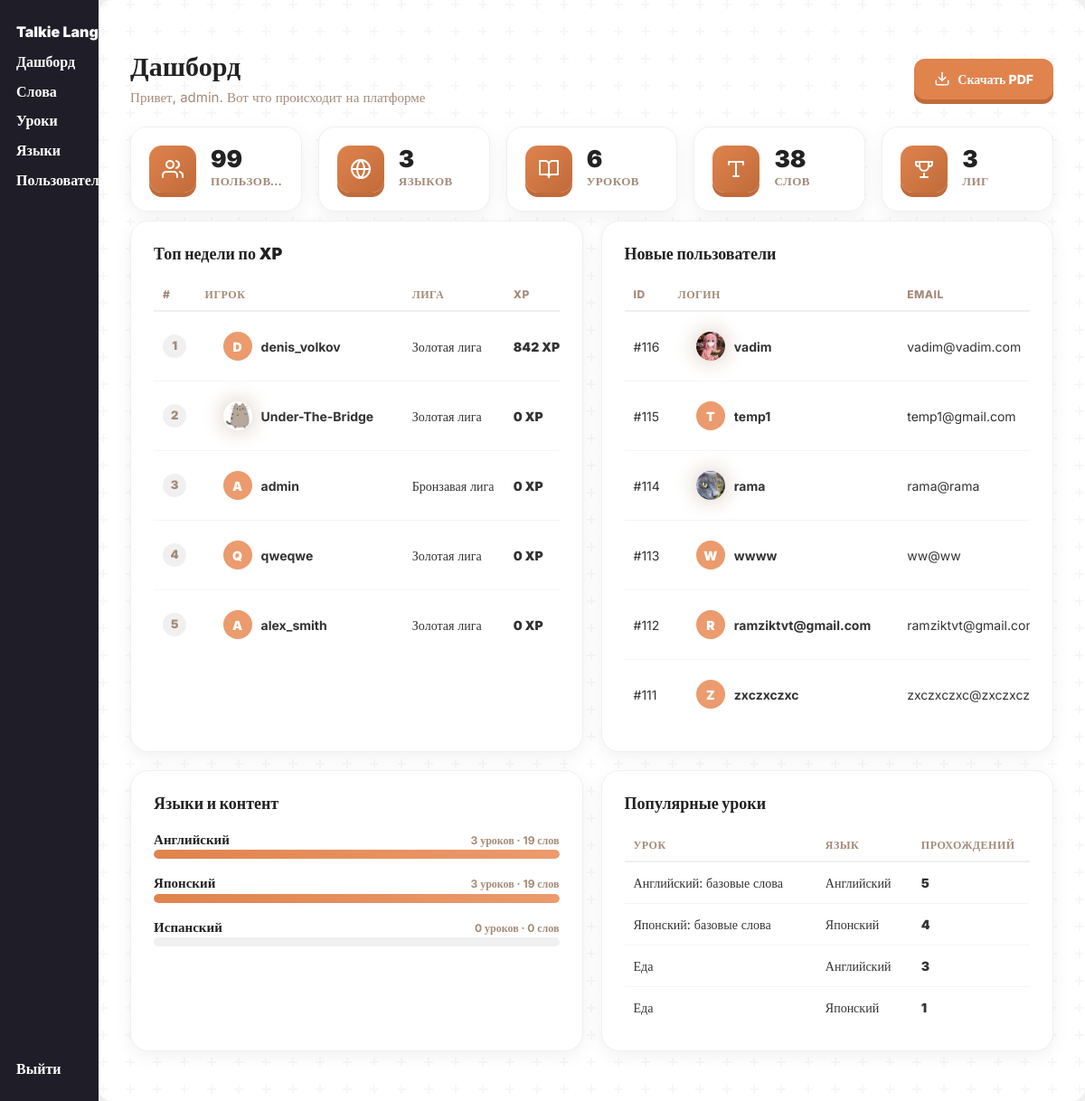
Page /admin (signed in) on the earlier database version.
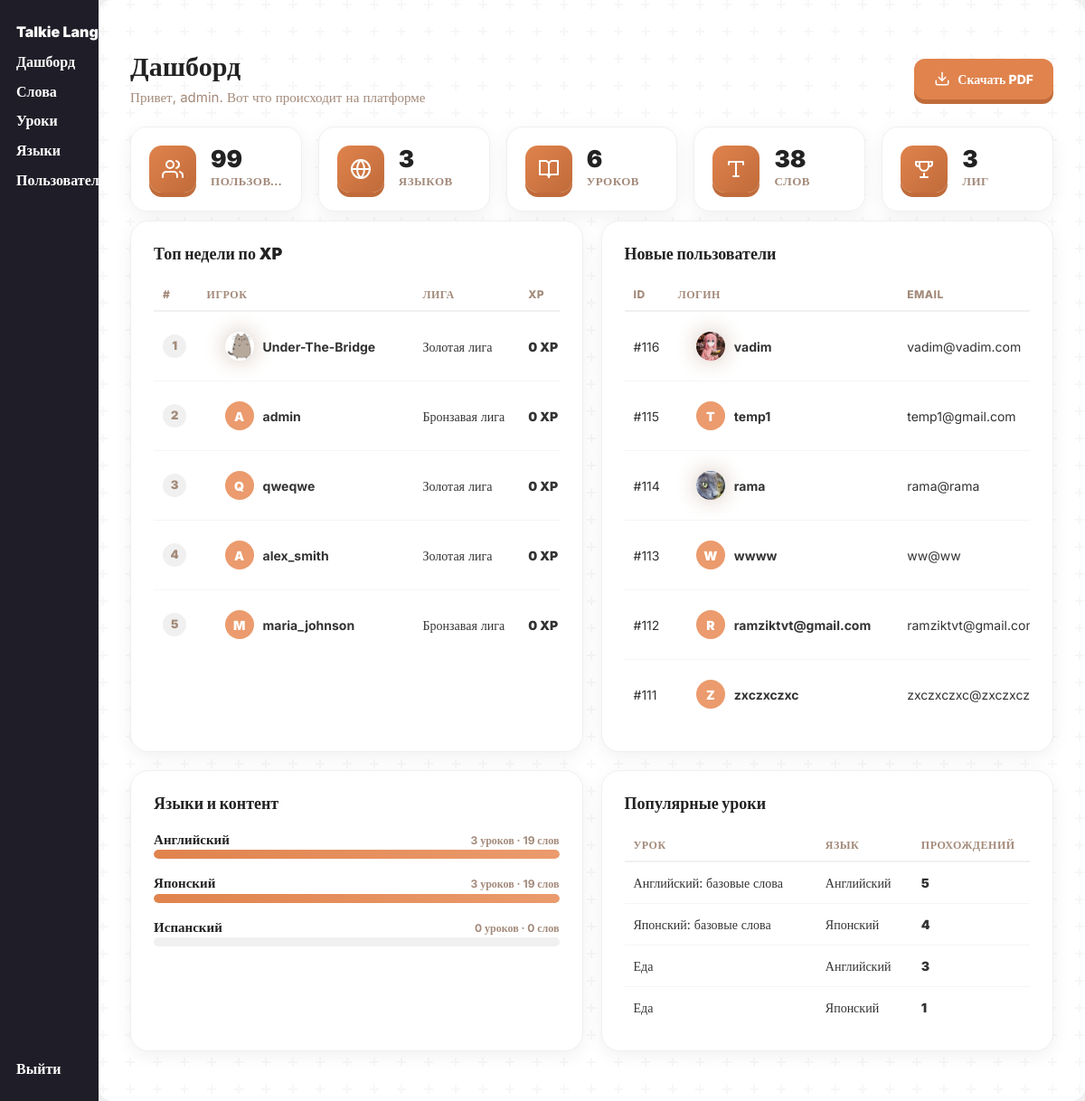
Same page on the later database version.
### tables this page shows
CREATE TABLE `users` (
  `user_id` int(11) NOT NULL,
  `user_login` text NOT NULL,
  `user_email` text NOT NULL,
  `user_password` text NOT NULL,
  `user_pfp` text DEFAULT NULL,
  `user_role` enum('user','admin') NOT NULL DEFAULT 'user',
  `user_banned` tinyint(1) NOT NULL DEFAULT 0,
  `user_weekly_xp` int(11) NOT NULL DEFAULT 0,
  `user_league` int(11) NOT NULL DEFAULT 1
);

CREATE TABLE `leagues` (
  `league_id` int(11) NOT NULL,
  `league_name` text NOT NULL
);

CREATE TABLE `langs` (
  `lang_id` int(11) NOT NULL,
  `lang_name` text NOT NULL
);

### connection-db.php (called while the page is built, shortened)
<?php
$conn = mysqli_connect("localhost","root","","Lang");
if(isset($_SESSION["id"])){
    $id = $_SESSION["id"];
    $user = mysqli_fetch_assoc(mysqli_query($conn, "select * from users join leagues on leagues.league_id = users.user_league where user_id = $id"));
}

### admin/index.php (the view, shortened to what this page needs)
<?php
require "../connection-db.php";
$totalUsers   = mysqli_fetch_assoc(mysqli_query($conn, "SELECT COUNT(*) AS c FROM users"))["c"];
$totalLangs   = mysqli_fetch_assoc(mysqli_query($conn, "SELECT COUNT(*) AS c FROM langs"))["c"];
$totalLessons = mysqli_fetch_assoc(mysqli_query($conn, "SELECT COUNT(*) AS c FROM lesson"))["c"];
$totalWords   = mysqli_fetch_assoc(mysqli_query($conn, "SELECT COUNT(*) AS c FROM words"))["c"];
$totalLeagues = mysqli_fetch_assoc(mysqli_query($conn, "SELECT COUNT(*) AS c FROM leagues"))["c"];
$topUsersQ = mysqli_query($conn, "
    SELECT u.user_login, u.user_pfp, u.user_weekly_xp, l.league_name
    FROM users u
    LEFT JOIN leagues l ON l.league_id = u.user_league
    ORDER BY u.user_weekly_xp DESC
    LIMIT 5
");
$recentUsersQ = mysqli_query($conn, "
    SELECT user_id, user_login, user_email, user_pfp, user_role
    FROM users
    ORDER BY user_id DESC
    LIMIT 6
");
$langsQ = mysqli_query($conn, "
    SELECT lg.lang_id, lg.lang_name,
           (SELECT COUNT(*) FROM lesson WHERE lesson_language = lg.lang_id) AS lessons_count,
           (SELECT COUNT(*) FROM words WHERE lang_id = lg.lang_id) AS words_count
    FROM langs lg
    ORDER BY lg.lang_id
");
$popularLessonsQ = mysqli_query($conn, "
    SELECT l.lesson_name, lg.lang_name, COUNT(cl.id) AS passes
    FROM completed_lessons cl
    JOIN lesson l ON l.lesson_id = cl.lesson_id
    LEFT JOIN langs lg ON lg.lang_id = l.lesson_language
    GROUP BY l.lesson_id
    ORDER BY passes DESC
    LIMIT 5
");
$maxLangWords = 1;
$langsData = [];
while ($row = mysqli_fetch_assoc($langsQ)) {
    $langsData[] = $row;
    if ($row['words_count'] > $maxLangWords) $maxLangWords = $row['words_count'];
}
?>
<!DOCTYPE html>
<html lang="en">
<?php include "../components/head-admin.php"; ?>
<body>
    <?php include "../components/header-admin.php"; ?>
    <main class="container">
        <div class="dash-header">
            <div>
                <h1 class="dash-title">Дашборд</h1>
                <p class="dash-subtitle">Привет, <?= htmlspecialchars($user["user_login"] ?? "админ") ?>. Вот что происходит на платформе</p>
            </div>
            <button id="export-pdf" class="export-btn" type="button">
                <svg width="18" height="18" viewBox="0 0 24 24" fill="none" stroke="currentColor" stroke-width="2" stroke-linecap="round" stroke-linejoin="round"><path d="M21 15v4a2 2 0 0 1-2 2H5a2 2 0 0 1-2-2v-4"/><polyline points="7 10 12 15 17 10"/><line x1="12" y1="15" x2="12" y2="3"/></svg>
                Скачать PDF
            </button>
        </div>
        <div id="dashboard-content">
        <div class="stats-grid">
            <div class="stat-box">
                <div class="stat-icon">
                    <svg width="24" height="24" viewBox="0 0 24 24" fill="none" stroke="white" stroke-width="2" stroke-linecap="round" stroke-linejoin="round"><path d="M17 21v-2a4 4 0 0 0-4-4H5a4 4 0 0 0-4 4v2"/><circle cx="9" cy="7" r="4"/><path d="M23 21v-2a4 4 0 0 0-3-3.87"/><path d="M16 3.13a4 4 0 0 1 0 7.75"/></svg>
                </div>
                <div>
                    <div class="stat-num"><?= $totalUsers ?></div>
                    <div class="stat-lbl">Пользователей</div>
                </div>
            </div>
            <div class="stat-box">
                <div class="stat-icon">
                    <svg width="24" height="24" viewBox="0 0 24 24" fill="none" stroke="white" stroke-width="2" stroke-linecap="round" stroke-linejoin="round"><circle cx="12" cy="12" r="10"/><line x1="2" y1="12" x2="22" y2="12"/><path d="M12 2a15.3 15.3 0 0 1 4 10 15.3 15.3 0 0 1-4 10 15.3 15.3 0 0 1-4-10 15.3 15.3 0 0 1 4-10z"/></svg>
                </div>
                <div>
                    <div class="stat-num"><?= $totalLangs ?></div>
                    <div class="stat-lbl">Языков</div>
                </div>
            </div>
            <div class="stat-box">
                <div class="stat-icon">
                    <svg width="24" height="24" viewBox="0 0 24 24" fill="none" stroke="white" stroke-width="2" stroke-linecap="round" stroke-linejoin="round"><path d="M2 3h6a4 4 0 0 1 4 4v14a3 3 0 0 0-3-3H2z"/><path d="M22 3h-6a4 4 0 0 0-4 4v14a3 3 0 0 1 3-3h7z"/></svg>
                </div>
                <div>
                    <div class="stat-num"><?= $totalLessons ?></div>
                    <div class="stat-lbl">Уроков</div>
                </div>
            </div>
            <div class="stat-box">
                <div class="stat-icon">
                    <svg width="24" height="24" viewBox="0 0 24 24" fill="none" stroke="white" stroke-width="2" stroke-linecap="round" stroke-linejoin="round"><polyline points="4 7 4 4 20 4 20 7"/><line x1="9" y1="20" x2="15" y2="20"/><line x1="12" y1="4" x2="12" y2="20"/></svg>
                </div>
                <div>
                    <div class="stat-num"><?= $totalWords ?></div>
                    <div class="stat-lbl">Слов</div>
                </div>
            </div>
            <div class="stat-box">
                <div class="stat-icon">
                    <svg width="24" height="24" viewBox="0 0 24 24" fill="none" stroke="white" stroke-width="2" stroke-linecap="round" stroke-linejoin="round"><path d="M8 21h8"/><path d="M12 17v4"/><path d="M7 4h10v5a5 5 0 0 1-10 0z"/><path d="M5 4H3v2a3 3 0 0 0 3 3"/><path d="M19 4h2v2a3 3 0 0 1-3 3"/></svg>
                </div>
                <div>
                    <div class="stat-num"><?= $totalLeagues ?></div>
                    <div class="stat-lbl">Лиг</div>
                </div>
            </div>
        </div>
        <div class="dash-grid">
            <div class="dash-card">
                <h2 class="dash-card-title">Топ недели по XP</h2>
                <div class="table-scroll">
                <table class="admin-table">
                    <thead>
                        <tr>
                            <th>#</th>
                            <th>Игрок</th>
                            <th>Лига</th>
                            <th>XP</th>
                        </tr>
                    </thead>
                    <tbody>
                        <?php $rank = 1; ?>
                        <?php while ($row = mysqli_fetch_assoc($topUsersQ)): ?>
                            <tr>
                                <td><span class="rank-badge"><?= $rank ?></span></td>
                                <td>
                                    <div class="player-cell">
                                        <?php if (!empty($row['user_pfp'])): ?>
                                            <img class="pfp player-avatar" src="/uploads/avatars/<?= htmlspecialchars($row['user_pfp']) ?>" alt="">
                                        <?php else: ?>
                                            <div class="mini-avatar"><?= mb_strtoupper(mb_substr($row['user_login'], 0, 1)) ?></div>
                                        <?php endif; ?>
                                        <span><?= htmlspecialchars($row['user_login']) ?></span>
                                    </div>
                                </td>
                                <td><?= htmlspecialchars($row['league_name'] ?? '—') ?></td>
                                <td class="xp-cell"><?= $row['user_weekly_xp'] ?> XP</td>
                            </tr>
                            <?php $rank++; ?>
                        <?php endwhile; ?>
                    </tbody>
                </table>
                </div>
            </div>
            <div class="dash-card">
                <h2 class="dash-card-title">Новые пользователи</h2>
                <div class="table-scroll">
                <table class="admin-table">
                    <thead>
                        <tr>
                            <th>ID</th>
                            <th>Логин</th>
                            <th>Email</th>
                        </tr>
                    </thead>
                    <tbody>
                        <?php while ($row = mysqli_fetch_assoc($recentUsersQ)): ?>
                            <tr>
                                <td>#<?= $row['user_id'] ?></td>
                                <td>
                                    <div class="player-cell">
                                        <?php if (!empty($row['user_pfp'])): ?>
                                            <img class="pfp player-avatar" src="/uploads/avatars/<?= htmlspecialchars($row['user_pfp']) ?>" alt="">
                                        <?php else: ?>
                                            <div class="mini-avatar"><?= mb_strtoupper(mb_substr($row['user_login'], 0, 1)) ?></div>
                                        <?php endif; ?>
                                        <span><?= htmlspecialchars($row['user_login']) ?></span>
                                    </div>
                                </td>
                                <td class="muted-cell"><?= htmlspecialchars($row['user_email']) ?></td>
                            </tr>
                        <?php endwhile; ?>
                    </tbody>
                </table>
                </div>
            </div>
            <div class="dash-card">
                <h2 class="dash-card-title">Языки и контент</h2>
                <div class="lang-progress-list">
                    <?php foreach ($langsData as $lang): ?>
                        <div class="lang-progress-row">
                            <div class="lang-progress-head">
                                <span class="lang-progress-name"><?= htmlspecialchars($lang['lang_name']) ?></span>
                                <span class="lang-progress-meta"><?= $lang['lessons_count'] ?> уроков · <?= $lang['words_count'] ?> слов</span>
                            </div>
                            <div class="lang-progress-bar">
                                <div class="lang-progress-fill" style="width: <?= round(($lang['words_count'] / $maxLangWords) * 100) ?>%"></div>
                            </div>
                        </div>
                    <?php endforeach; ?>
                </div>
            </div>
            <div class="dash-card">
                <h2 class="dash-card-title">Популярные уроки</h2>
                <div class="table-scroll">
                <table class="admin-table">
                    <thead>
                        <tr>
                            <th>Урок</th>
                            <th>Язык</th>
                            <th>Прохождений</th>
                        </tr>
                    </thead>
                    <tbody>
                        <?php while ($row = mysqli_fetch_assoc($popularLessonsQ)): ?>
                            <tr>
                                <td><?= htmlspecialchars($row['lesson_name']) ?></td>
                                <td class="muted-cell"><?= htmlspecialchars($row['lang_name'] ?? '—') ?></td>
                                <td class="xp-cell"><?= $row['passes'] ?></td>
                            </tr>
                        <?php endwhile; ?>
                    </tbody>
                </table>
                </div>
            </div>
        </div>
    </main>
</body>
</html>

### components/head-admin.php (shortened to what this page needs)
<head>
    <link rel="stylesheet" href="../../css/bootstrap.min.css">
    <link rel="stylesheet" href="../../css/style.css">
    <link rel="stylesheet" href="../../css/admin.css">
</head>

### components/header-admin.php
<header>
    <div class="container header aside">
        <div class="aside-links">
            <a class="header-btns" href="/admin">Talkie Lang</a>
            <a class="header-btns" href="/admin">Дашборд</a>
            <a class="header-btns" href="/admin/words/">Слова</a>
            <a class="header-btns" href="/admin/add_lesson/">Уроки</a>
            <a class="header-btns" href="/admin/add_language/">Языки</a>
            <a class="header-btns" href="/admin/users/">Пользователи</a>
        </div>
        <div>
            <a class="header-btns" href="/admin/logout.php">Выйти</a>
        </div>
    </div>
</header>

### css/style.css (style rules this page uses)
* { transition: 0.15s ease-out; }
:root { --main-color: #e0834d; --main-color-shadow: #c06b3a; --main-color-light: rgb(235, 155, 109); --green-color: #4de06d; --green-color-shadow: #2db64b; --red-color: #e0524d; --red-color-shadow: #b6362d; --bg-color: #0f0f0f; --bg-secondary: #1a1a1a; --gray-color: #a38a7a; --gray-color-light: #d3c2b6; }
body { font-family: inter; }
p { margin: 0; }
body { background: #f0f0f0; }
.container { min-height: 88vh; box-shadow: 0px 0px 100px #f5f5f5; margin-top: 10px; border-radius: 15px; padding-left: 25px; padding-right: 25px; background-color: white; }
header { height: 85px; }
.container.header { min-height: 0; padding: 0; display: flex; justify-content: space-between; align-items: center; }
.header-btns { transition: 0.2s ease-out; color: var(--main-color); text-decoration: none; font-weight: 900; font-size: 24px; border: none; background: none; }
main { padding: 25px 0; }
.player-cell { padding: 10px 20px; }
.player-avatar { width: 44px; height: 44px; background: var(--main-color); border-radius: 14px; display: flex; align-items: center; justify-content: center; font-weight: 900; font-size: 20px; color: white; box-shadow: 0 5px 0 var(--main-color-shadow); }
.xp-cell { font-weight: 900; }
.pfp { border-radius: 100%; box-shadow: 0px 0px 25px var(--gray-color-light); width: 20vh; aspect-ratio: 1/1; background-color: white; }
img.pfp { width: 100%; aspect-ratio: 1/1; }
img.pfp.player-avatar { width: 44px; aspect-ratio: 1/1; }

Differences in the rows shown:
no longer on this page (row edited): users: user_login "D", user_login "denis_volkov", user_league.league_name "Золотая лига", user_weekly_xp "842", shown under "Топ недели по XP"
now on this page (row unchanged): users: user_login "M", user_login "maria_johnson", user_league.league_name "Бронзавая лига", user_weekly_xp "0", shown under "Топ недели по XP"
